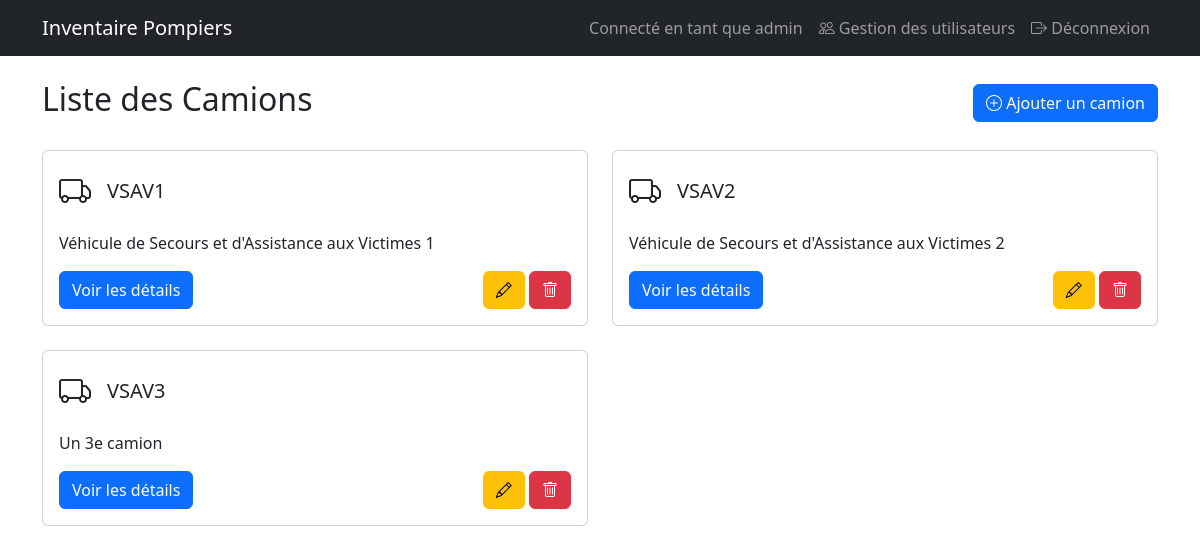
/camions (signed in), run on the app's committed database.
### app.py (models this page shows, shortened)
class User(UserMixin, db.Model):
    id = db.Column(db.Integer, primary_key=True)
    username = db.Column(db.String(80), unique=True, nullable=False)
    password_hash = db.Column(db.String(120), nullable=False)
    is_admin = db.Column(db.Boolean, default=False)
    camions_access = db.relationship('UserCamionAccess', backref='user', lazy=True)

class Camion(db.Model):
    id = db.Column(db.Integer, primary_key=True)
    nom = db.Column(db.String(80), unique=True, nullable=False)
    description = db.Column(db.Text)
    icon_path = db.Column(db.String(255))
    materiels = db.relationship('Materiel', backref='camion', lazy=True)
    user_access = db.relationship('UserCamionAccess', backref='camion', lazy=True)

### app.py (the view)
@app.route('/camions')
@login_required
def liste_camions():
    if current_user.is_admin:
        camions = Camion.query.all()
    else:
        camions = [access.camion for access in current_user.camions_access]
    return render_template('liste_camions.html', camions=camions)

### app.py (called while the page is built)
@login_manager.user_loader
def load_user(user_id):
    return User.query.get(int(user_id))

### templates/liste_camions.html
{% extends "base.html" %}
{% block content %}
<div class="d-flex justify-content-between align-items-center mb-4">
    <h2>Liste des Camions</h2>
    {% if current_user.is_admin %}
    <a href="{{ url_for('ajouter_camion') }}" class="btn btn-primary">
        <i class="bi bi-plus-circle"></i> Ajouter un camion
    </a>
    {% endif %}
</div>
<div class="row">
    {% for camion in camions %}
    <div class="col-md-6 mb-4">
        <div class="card h-100">
            <div class="card-body">
                <div class="d-flex align-items-center mb-3">
                    {% if camion.icon_path %}
                    <img src="{{ url_for('static', filename=camion.icon_path) }}" alt="{{ camion.nom }}" class="me-3" style="max-height: 50px;">
                    {% else %}
                    <i class="bi bi-truck me-3" style="font-size: 2rem;"></i>
                    {% endif %}
                    <h5 class="card-title mb-0">{{ camion.nom }}</h5>
                </div>
                {% if camion.description %}
                <p class="card-text">{{ camion.description }}</p>
                {% endif %}
                <div class="d-flex justify-content-between align-items-center">
                    <a href="{{ url_for('detail_camion', camion_id=camion.id) }}" class="btn btn-primary">
                        Voir les détails
                    </a>
                    {% if current_user.is_admin %}
                    <div>
                        <a href="{{ url_for('modifier_camion', camion_id=camion.id) }}" class="btn btn-warning">
                            <i class="bi bi-pencil"></i>
                        </a>
                        <a href="{{ url_for('supprimer_camion', camion_id=camion.id) }}" class="btn btn-danger" onclick="return confirm('Êtes-vous sûr de vouloir supprimer ce camion ?')">
                            <i class="bi bi-trash"></i>
                        </a>
                    </div>
                    {% endif %}
                </div>
            </div>
        </div>
    </div>
    {% endfor %}
</div>
{% endblock %}

### templates/base.html (shortened to what this page needs)
<!DOCTYPE html>
<html lang="fr">
<head>
    <link href="https://cdn.jsdelivr.net/npm/bootstrap@5.3.0/dist/css/bootstrap.min.css" rel="stylesheet">
    <link href="https://cdn.jsdelivr.net/npm/bootstrap-icons@1.11.1/font/bootstrap-icons.css" rel="stylesheet">
    <link href="https://cdn.datatables.net/1.13.7/css/dataTables.bootstrap5.min.css" rel="stylesheet">
    <link href="https://cdn.datatables.net/buttons/2.4.2/css/buttons.bootstrap5.min.css" rel="stylesheet">
</head>
<body>
    <nav class="navbar navbar-expand-lg navbar-dark bg-dark">
        <div class="container">
            <a class="navbar-brand" href="{{ url_for('liste_camions') }}">Inventaire Pompiers</a>
            <div class="navbar-nav ms-auto">
                {% if current_user.is_authenticated %}
                    <span class="nav-item nav-link">Connecté en tant que {{ current_user.username }}</span>
                    {% if current_user.is_admin %}
                    <a class="nav-item nav-link" href="{{ url_for('gestion_utilisateurs') }}">
                        <i class="bi bi-people"></i> Gestion des utilisateurs
                    </a>
                    {% endif %}
                    <a class="nav-item nav-link" href="{{ url_for('logout') }}">
                        <i class="bi bi-box-arrow-right"></i> Déconnexion
                    </a>
                {% endif %}
            </div>
        </div>
    </nav>
    <div class="container mt-4">
        {% block content %}{% endblock %}
    </div>
</body>
</html>

### data on the page
User: username "admin"
Camion: nom "VSAV1", description "Véhicule de Secours et d'Assistance aux Victimes 1"
Camion: nom "VSAV2", description "Véhicule de Secours et d'Assistance aux Victimes 2"
Camion: nom "VSAV3", description "Un 3e camion"
